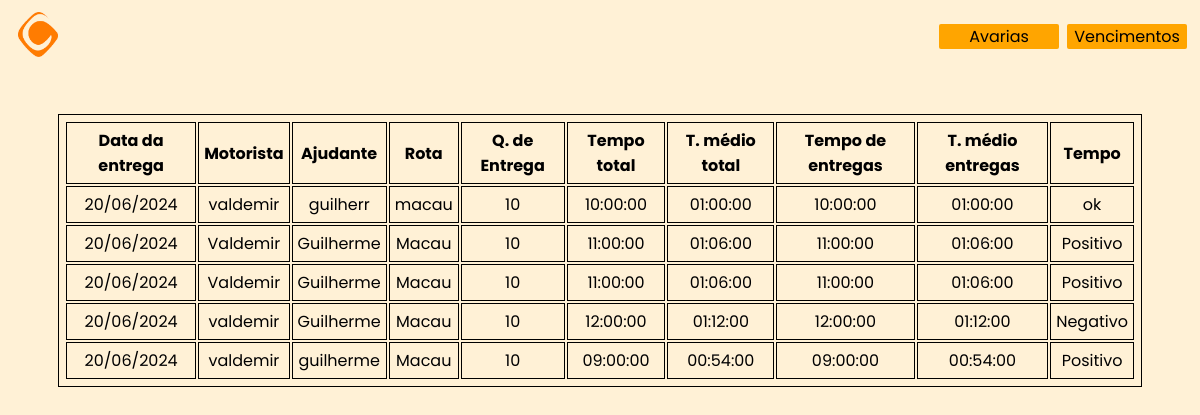
Page /entregas/ on the committed database.
### app/main.py (models this page shows)
class Entrega(db.Model):
    id = db.Column(db.Integer, primary_key=True)
    data_da_entrega = db.Column(db.Date, nullable=False)
    motorista = db.Column(db.String(250), nullable=False)
    ajudante = db.Column(db.String(250), nullable=False)
    rota = db.Column(db.String(250), nullable=False)
    quantidade_de_entregas = db.Column(db.Integer, nullable=False)
    tempo_total = db.Column(db.Time, nullable=False)
    tempo_total_entrega = db.Column(db.Time, nullable=False)
    tempo_medio_total = db.Column(db.Time, nullable=False)
    tempo_medio_entrega = db.Column(db.Time, nullable=False)
    resultado_tempo = db.Column(db.String(250), nullable=False)

### app/main.py (the view)
@app.route('/entregas/', methods=['GET'])
def entregas_index():
    entregas = Entrega.query.filter(Entrega.data_da_entrega >= primeiro_dia_mes(),
                                    Entrega.data_da_entrega <= ultimo_dia_mes()).order_by(
        Entrega.data_da_entrega.desc()).all()
    return render_template('entregas/index.html', entregas=entregas, data_agora=data_agora())

### app/main.py (called while the page is built)
def data_agora():
    agora = datetime.now().date()
    return agora

def primeiro_dia_mes():
    primeiro_dia_mes = data_agora().replace(day=1)
    return primeiro_dia_mes

def ultimo_dia_mes():
    ultimo_dia_mes = data_agora().replace(day=calendar.monthrange(data_agora().year, data_agora().month)[1])
    return ultimo_dia_mes

### app/templates/entregas/index.html
{% extends "./template.html" %}
{% block content %}
    <table>
  <tr>
      <th>Data da entrega</th>
    <th>Motorista</th>
    <th>Ajudante</th>
    <th>Rota</th>
    <th>Q. de Entrega</th>
    <th>Tempo total</th>
    <th>T. médio total</th>
      <th>Tempo de entregas</th>
      <th>T. médio entregas</th>
      <th>Tempo</th>
  </tr>
   {% for entrega in entregas %}
  <tr>
      <td>{{ entrega.data_da_entrega.strftime('%d/%m/%Y') }}</td>
    <td>{{ entrega.motorista }}</td>
    <td>{{ entrega.ajudante }}</td>
    <td>{{ entrega.rota }}</td>
    <td>{{ entrega.quantidade_de_entregas }}</td>
      <td>{{ entrega.tempo_total }}</td>
      <td>{{ entrega.tempo_medio_total }}</td>
    <td>{{ entrega.tempo_total_entrega }}</td>
   <td>{{ entrega.tempo_medio_entrega }}</td>
  <td>{{ entrega.resultado_tempo }}</td>
  </tr>
        {% endfor %}
</table>
{% endblock %}

### app/static/style.css (style rules this page uses)
html { background: rgba(255, 165, 0, 0.16); font-family: 'Poppins', sans-serif; }
table, th, td { padding: 5px 5px; border: 1px solid; }

### rows in the picture
Entrega: data_da_entrega "20/06/2024", motorista "valdemir", ajudante "guilherr", rota "macau", quantidade_de_entregas "10", tempo_total "10:00:00", tempo_medio_total "01:00:00", tempo_total_entrega "10:00:00", tempo_medio_entrega "01:00:00", resultado_tempo "ok"
Entrega: data_da_entrega "20/06/2024", motorista "Valdemir", ajudante "Guilherme", rota "Macau", quantidade_de_entregas "10", tempo_total "11:00:00", tempo_medio_total "01:06:00", tempo_total_entrega "11:00:00", tempo_medio_entrega "01:06:00", resultado_tempo "Positivo"
Entrega: data_da_entrega "20/06/2024", motorista "Valdemir", ajudante "Guilherme", rota "Macau", quantidade_de_entregas "10", tempo_total "11:00:00", tempo_medio_total "01:06:00", tempo_total_entrega "11:00:00", tempo_medio_entrega "01:06:00", resultado_tempo "Positivo"
Entrega: data_da_entrega "20/06/2024", motorista "valdemir", ajudante "Guilherme", rota "Macau", quantidade_de_entregas "10", tempo_total "12:00:00", tempo_medio_total "01:12:00", tempo_total_entrega "12:00:00", tempo_medio_entrega "01:12:00", resultado_tempo "Negativo"
Entrega: data_da_entrega "20/06/2024", motorista "valdemir", ajudante "guilherme", rota "Macau", quantidade_de_entregas "10", tempo_total "09:00:00", tempo_medio_total "00:54:00", tempo_total_entrega "09:00:00", tempo_medio_entrega "00:54:00", resultado_tempo "Positivo"
